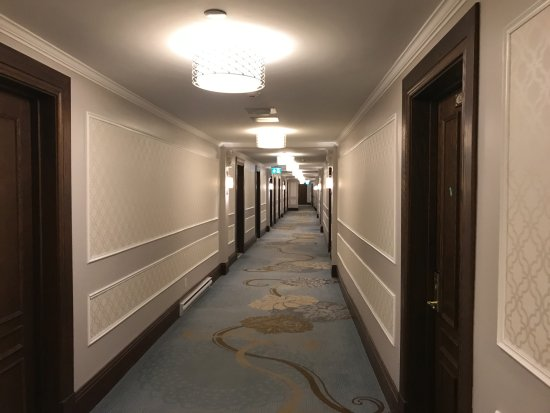
#> input picture 선형수학 실습/code/Ch12/12.1/test.jpg, 550 x 413 px
$ jupyter execute Ch12.ipynb
#> lines starting #> are read from the running program, lines starting #| are printed output that depends on the picture
# Ch12. 허프 변환

## 허프라인 검출(직선)
- lines =cv.Houghlines(image, rho, theta, threshold)

  - image : 8 비트 바이너리 이미지
  - rho : r의 범위 0에서 1사이의 실수 입력
  - theta : 0에서 180 사이의 실수를 입력, 라디안 단위임
  - threshold : 극좌표계에서 곡선이 만나는 기준, 값이 클수록 정확도는 올라가지만 검출되는 직선의 개수가 줄어듦

[cell 1]
import math
import cv2 as cv
import numpy as np


img_src = cv.imread("./12.1/test.jpg", cv.IMREAD_GRAYSCALE)
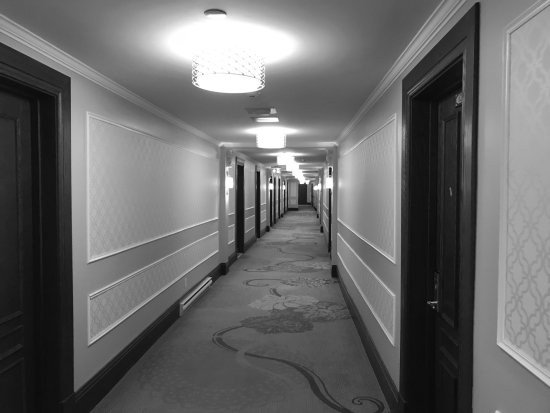
#> img_src: shape (413, 550); min 2, max 255, mean 105.5
# Canny 함수를 통해서 엣지를 검출
img_edge = cv.Canny(img_src, 50, 150)
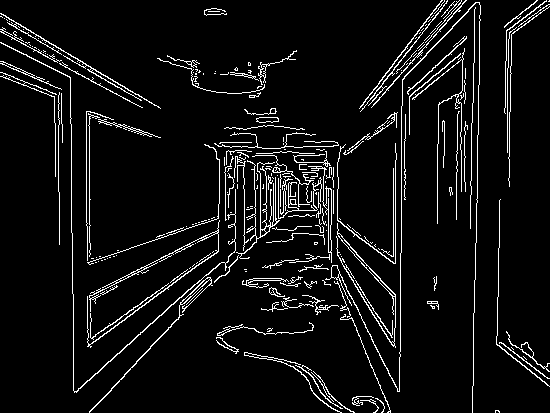
#> img_edge: shape (413, 550); 6.4% white in thin lines or dots
# 검출한 edge를 Grayscale에서 BGR로 변환
# 허프라인 검출하면, r, theta,
img_result = cv.cvtColor(img_edge, cv.COLOR_GRAY2BGR)
#> img_result: shape (413, 550, 3); 6.4% white in thin lines or dots
img_result_P = np.copy(img_result)
# 허프라인은 캐니 엣지 검출한 결과를 입력으로 받는다(중요)
lines = cv.HoughLines(img_edge, 1, np.pi / 180, 150)
#> lines = 25 rows, first 8: [341, 0.838], [480, 0.0175], [329, 0.925], [11, 2.11], [328, 0.942], [354, 0.785], [331, 0.942], [344, 0.733]
# 1: 거리 해상도의 역수, 이게 픽셀단위, 1은 거리측정시 1픽셀 단위로 측정함
# 1은 거리측정 1픽셀 단위로 측정 하겠다.
# np.py/180 : 각도해상도, 각도차원의 분해능,
# np.pi/180 1도 간격
# 150 : 임계값 : 직선으로 간주되기 위해 지지하는 투표의 최소갯수(임계값이 높을수록 좀더 분명한 직선 검출)

# 검출된 직선을 표시해주는 부분
if lines is not None:
    for i in range(0, len(lines)):
        rho = lines[i][0][0]
        theta = lines[i][0][1]
        a = math.cos(theta)
        b = math.sin(theta)
        x0 = a * rho
        y0 = b * rho

        pt1 = (int(x0 + 1000*(-b)), int(y0 + 1000*(a)))
        pt2 = (int(x0 - 1000*(-b)), int(y0 - 1000*(a)))

        cv.line(img_result, pt1, pt2, (0,0,255), 3)
#> this loop made 25 passes
#> (rho, theta, a, b, x0, y0, pt1, pt2) on passes 1 to 10: (341, 0.838, 0.669, 0.743, 228.2, 253.4, (-514, 922), (971, -415)), (480, 0.0175, 1, 0.0175, 479.9, 8.38, (462, 1008), (497, -991)), (329, 0.925, 0.602, 0.799, 198, 262.8, (-600, 864), (996, -339)), (11, 2.11, -0.515, 0.857, -5.67, 9.43, (-862, -505), (851, 524)), (328, 0.942, 0.588, 0.809, 192.8, 265.4, (-616, 853), (1001, -322)), (354, 0.785, 0.707, 0.707, 250.3, 250.3, (-456, 957), (957, -456)), (331, 0.942, 0.588, 0.809, 194.6, 267.8, (-614, 855), (1003, -320)), (344, 0.733, 0.743, 0.669, 255.6, 230.2, (-413, 973), (924, -512)), (343, 0.855, 0.656, 0.755, 225, 258.9, (-529, 914), (979, -397)), (330, 0.785, 0.707, 0.707, 233.3, 233.3, (-473, 940), (940, -473))
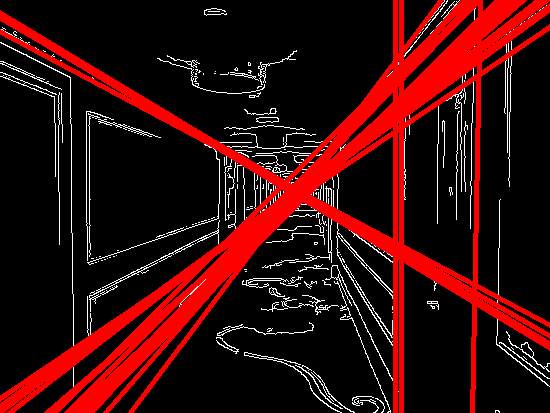
#> img_result: shape (413, 550, 3); mean B, G, R 9.8, 9.8, 54.6


cv.imshow("Source", img_src)
cv.imshow("Standard Hough Line Transform", img_result)

cv.waitKey()
#> Out = 27

## 허프라인(HoubhLineP)

- 모든 점이 아니라 임의의 점을 사용하여 직선을 검출
- lines = cv.HoughLinesP(image, rho, theta, threshold,lines, minLineLength, maxLineGap)
  - image : 이미지
  - rho : 위 허프라인과 같음
  - theta : 위 허프라인과 같음
  - threshold : 극좌표계에서 곡선이 만나는 기준, 값이 클수록 정확도는 높지만 검출되는 갯수는 감소
  - minLineLength : 최소선의 길이, 이것 이상의 직선을 검출
  - MaxLineGap : 찾은 직선이 이값 이상 떨어져 있어야 별개의 선으로 간주함

[cell 2]
import math
import cv2 as cv
import numpy as np


img_src = cv.imread("./12.1/test.jpg", cv.IMREAD_GRAYSCALE)

img_edge = cv.Canny(img_src, 50, 150)

img_result = cv.cvtColor(img_edge, cv.COLOR_GRAY2BGR)


linesP = cv.HoughLinesP(img_edge, 1, np.pi / 180, 50, None, 50, 5)
#> linesP = 62 rows, first 6: [479, 74, 480, 5], [402, 96, 453, 50], [1, 13, 158, 107], [87, 346, 158, 293], [244, 243, 298, 196], [0, 31, 82, 76]

if linesP is not None:
    for i in range(0, len(linesP)):
        # linesP가 출력인데, I행 0번째 열이 점의 좌표값
        l = linesP[i][0]
        # 끝점 1 l[0], l[1]
        # 끝점 2 l[2], l[3] 총 2개의 점으로 직선을 그리는 부분
        cv.line(img_result, (l[0], l[1]), (l[2], l[3]), (0,0,255), 3, cv.LINE_AA)
#> this loop made 62 passes
#> l on passes 1 to 12: [479, 74, 480, 5], [402, 96, 453, 50], [1, 13, 158, 107], [87, 346, 158, 293], [244, 243, 298, 196], [0, 31, 82, 76], [395, 263, 395, 160], [117, 383, 172, 323], [496, 344, 548, 385], [112, 324, 218, 247], [409, 100, 463, 58], [147, 326, 219, 263]
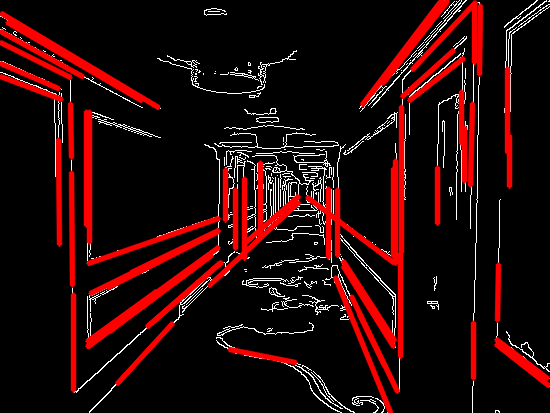
#> img_result: shape (413, 550, 3); mean B, G, R 9.2, 9.2, 37.7

cv.imshow("Source", img_src)
cv.imshow("Probabilistic Line Transform", img_result)

cv.waitKey()
#> Out = 27

[cell 3]
import numpy as np
import cv2 as cv

img_gray = cv.imread('./12.2/test.jpg', cv.IMREAD_GRAYSCALE)
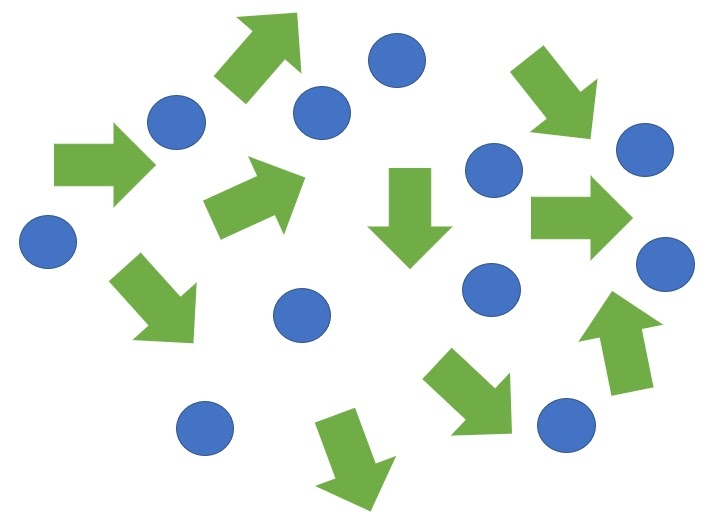
#> input picture 선형수학 실습/code/Ch12/12.2/test.jpg, 710 x 524 px
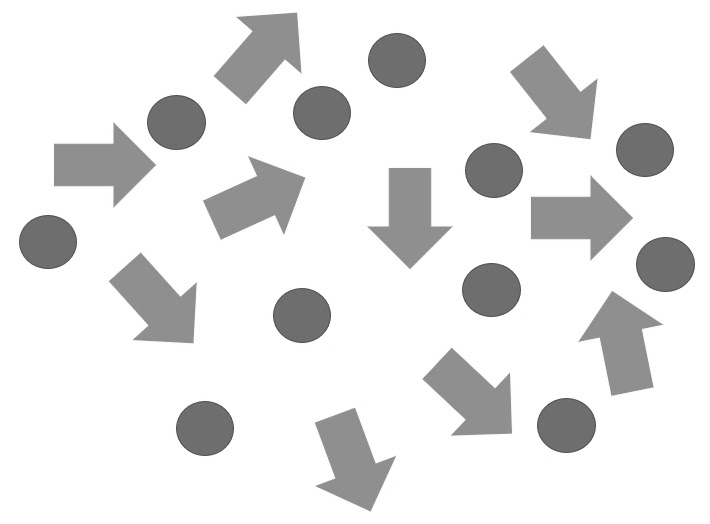
#> img_gray: shape (524, 710); min 72, max 255, mean 230.8
img_gray = cv.medianBlur(img_gray,5)
img_color = cv.cvtColor(img_gray,cv.COLOR_GRAY2BGR)

circles = cv.HoughCircles(img_gray,cv.HOUGH_GRADIENT,1,20,
                            param1=50,param2=35,minRadius=0,maxRadius=0)
#> circles = [[645.5, 149.5, 27.5], [48.5, 241.5, 27.5], [175.5, 121.5, 28.8], [396.5, 59.5, 27.9], [321.5, 112.5, 27.9], [301.5, 314.5, 27.9], [492.5, 169.5, 27.8], [204.5, 429.5, 29.4], [664.5, 263.5, 28.9], [492.5, 289.5, 27.7], [565.5, 426.5, 29.1]]
circles = np.uint16(np.around(circles))
#> circles = [[646, 150, 28], [48, 242, 28], [176, 122, 29], [396, 60, 28], [322, 112, 28], [302, 314, 28], [492, 170, 28], [204, 430, 29], [664, 264, 29], [492, 290, 28], [566, 426, 29]]

for c in circles[0,:]:

    center = (c[0],c[1])
    radius = c[2]

    # 바깥원
    cv.circle(img_color,center,radius,(0,255,0),2)

    # 중심원
    cv.circle(img_color,center,2,(0,0,255),3)
#> this loop made 11 passes
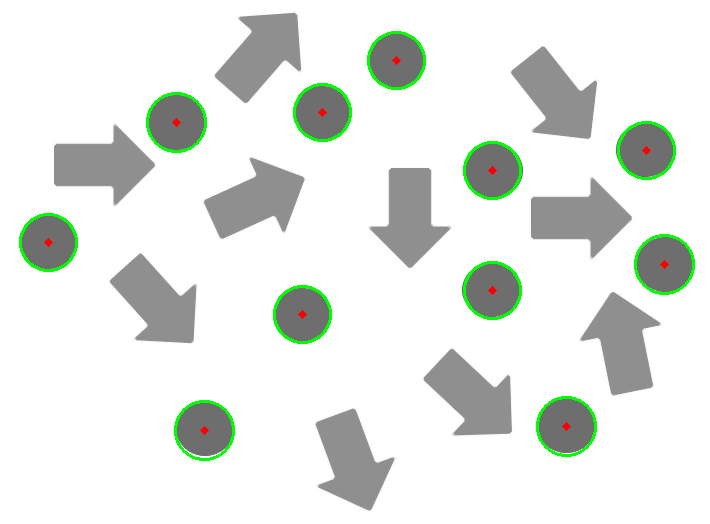
#> img_color: shape (524, 710, 3); mean B, G, R 227.9, 231.9, 228.2

cv.imshow('detected circles',img_color)
cv.waitKey(0)
cv.destroyAllWindows()
